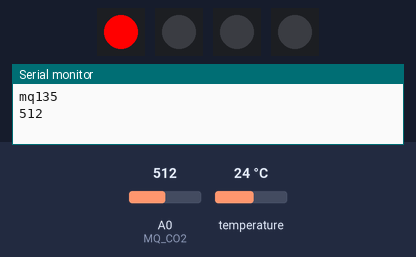
Bench run of a sketch on a simulated Arduino Uno, built with avr-gcc and run on an emulated ATmega328P. On the bench: 4 × 1 RGB LEDs in strip order, left to right, the last lines printed to the serial monitor. The test bench sets the inputs (shaded band); at power-on: A0 (MQ_CO2) = 512, temperature 24 °C. Raw I2C reads return 0.

Above: at 0.1 s.
At 10.1 s:
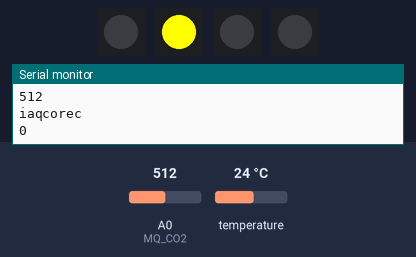
At 20.1 s:
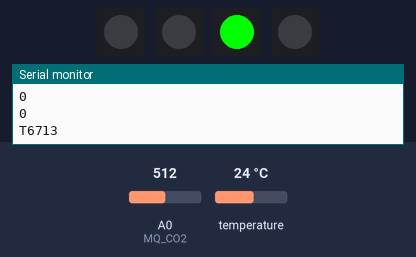
At 71.9 s:
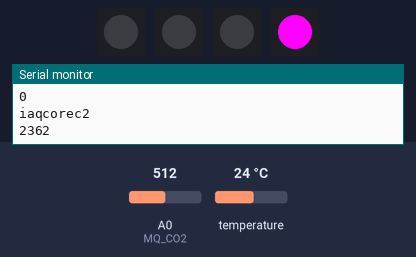
At 80.2 s:
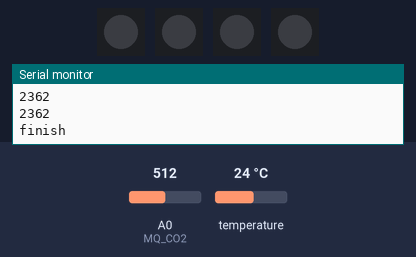
Timing chart, 0 to 81.7 s (numbered marks = the images above):
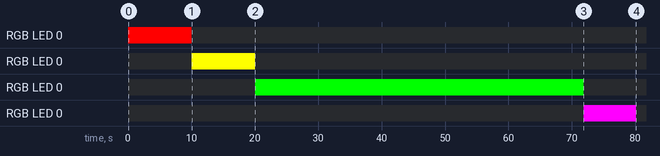

The sketch:

FINAL_PROJECT.ino
```cpp
#define MQ_CO2 (0)
int mql135;

#include <SoftwareSerial.h>
SoftwareSerial portOne(10, 11); //10 RX, 11 TX

#include "Wire.h"
#define iaqaddress 0x5A

uint16_t predict;
uint8_t statu;
int32_t resistance;
uint16_t tvoc;

#define ADDR_6713  0x15 // default I2C slave address
int data [4];
int CO2ppmValue;

boolean hasRun = false;

#include <Adafruit_NeoPixel.h>
#ifdef __AVR__
#include <avr/power.h> // Required for 16 MHz Adafruit Trinket
#endif

// Which pin on the Arduino is connected to the NeoPixels?
#define PIN1        6
#define PIN2        5
#define PIN3        4
#define PIN4        3

Adafruit_NeoPixel pixel2(1, PIN1, NEO_GRB + NEO_KHZ800);
Adafruit_NeoPixel pixel1(1, PIN2, NEO_GRB + NEO_KHZ800);
Adafruit_NeoPixel pixel3(1, PIN3, NEO_GRB + NEO_KHZ800);
Adafruit_NeoPixel pixel4(1, PIN4, NEO_GRB + NEO_KHZ800);


void setup() {
  Serial.begin(9600);
  Wire.begin();
  portOne.begin(9600);
#if defined(__AVR_ATtiny85__) && (F_CPU == 16000000)
  clock_prescale_set(clock_div_1);
#endif
  pixel1.begin();
  pixel2.begin();
  pixel3.begin();
  pixel4.begin();

}

void loop() {
  pixel1.setPixelColor(0, pixel1.Color(0, 0, 0));
  pixel1.show();
  pixel2.setPixelColor(0, pixel2.Color(0, 0, 0));
  pixel2.show();
  pixel3.setPixelColor(0, pixel3.Color(0, 0, 0));
  pixel3.show();
  pixel4.setPixelColor(0, pixel4.Color(0, 0, 0));
  pixel4.show();

  if (hasRun == false) {
    runFunction();
    Serial.println("finish");
  }
}

void runFunction() {
  Serial.println("mq135");
  while (millis() < 10000) {
    pixel1.setPixelColor(0, pixel1.Color(255, 0, 0));
    pixel1.show();
    mq135();
  }
  Serial.println("iaqcorec");
  while (millis() < 20000) {
    pixel1.setPixelColor(0, pixel1.Color(0, 0, 0));
    pixel1.show();
    pixel2.setPixelColor(0, pixel2.Color(255, 255, 0));
    pixel2.show();
    iaqcorec();
  }
  Serial.println("T6713");
  while (millis() < 70000) {
    pixel2.setPixelColor(0, pixel2.Color(0, 0, 0));
    pixel2.show();
    pixel3.setPixelColor(0, pixel3.Color(0, 255, 0));
    pixel3.show();
    t6713();
  }
  Serial.println("iaqcorec2");
  while (millis() < 80000) {
    pixel3.setPixelColor(0, pixel3.Color(0, 0, 0));
    pixel3.show();
    pixel4.setPixelColor(0, pixel4.Color(255, 0, 255));
    pixel4.show();
    iaqcorec2();
  }
  pixel4.setPixelColor(0, pixel4.Color(0, 0, 0));
  pixel4.show();
  hasRun = true;
}

//mq135 fuctions------------------------------------------------------------
void mq135() {
  mql135 = analogRead(MQ_CO2);
  Serial.println(mql135, DEC);//ppm (partes por millón)
  delay(250);
}

//iaqcorec functions--------------------------------------------------------
void iaqcorec() {
  readAllBytes();
  Serial.println(tvoc);
  delay(250);
}

void readAllBytes()
{
  Wire.requestFrom(iaqaddress, 9); //iaqaddress: the 7-bit address of the device to request bytes from ....... 9: the number of bytes to request
  predict = (Wire.read() << 8 | Wire.read());
  statu = Wire.read();
  resistance = (Wire.read() & 0x00) | (Wire.read() << 16) | (Wire.read() << 8 | Wire.read());
  tvoc = (Wire.read() << 8 | Wire.read());
}

//T6713 functions-----------------------------------------------
void t6713() {
  int co2Value = readC02();
  {
    Serial.println(CO2ppmValue);
  }
  delay(250);
}

int readC02()
{
  Wire.beginTransmission(ADDR_6713);
  Wire.write(0x04); Wire.write(0x13); Wire.write(0x8B); Wire.write(0x00); Wire.write(0x01);
  Wire.endTransmission();
  delay(2000);
  Wire.requestFrom(ADDR_6713, 4);    // request 4 bytes from slave device
  data[0] = Wire.read();
  data[1] = Wire.read();
  data[2] = Wire.read();
  data[3] = Wire.read();
  CO2ppmValue = ((data[2] * 0xFF ) + data[3]);
}

//iaqcorec2 functions-------------------------------------------
void iaqcorec2() {
  readAllBytes();
  Serial.println(predict);
  delay(250);
}
```

Measured:
- by itself, RGB LED 0: off → RGB(255, 0, 0) at 0.00 s, → off 10.0 s later
- by itself, RGB LED 0: off → RGB(255, 255, 0) at 10.0 s, → off 10.1 s later
- by itself, RGB LED 0: off → RGB(0, 255, 0) at 20.1 s, → off 51.8 s later
- by itself, RGB LED 0: off → RGB(255, 0, 255) at 71.9 s, → off 8.3 s later
